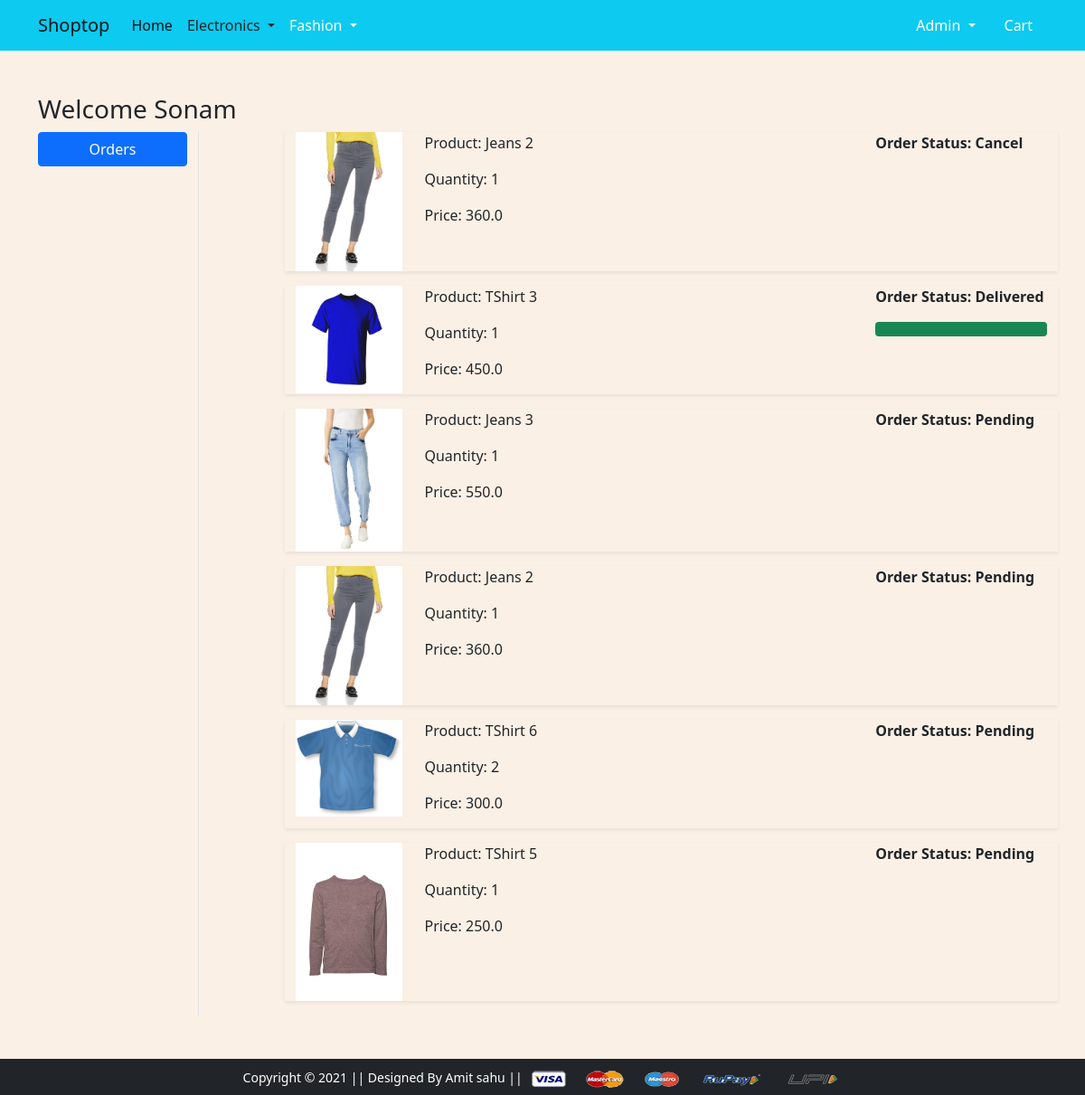
The app's page /orders/ (signed in), older data.
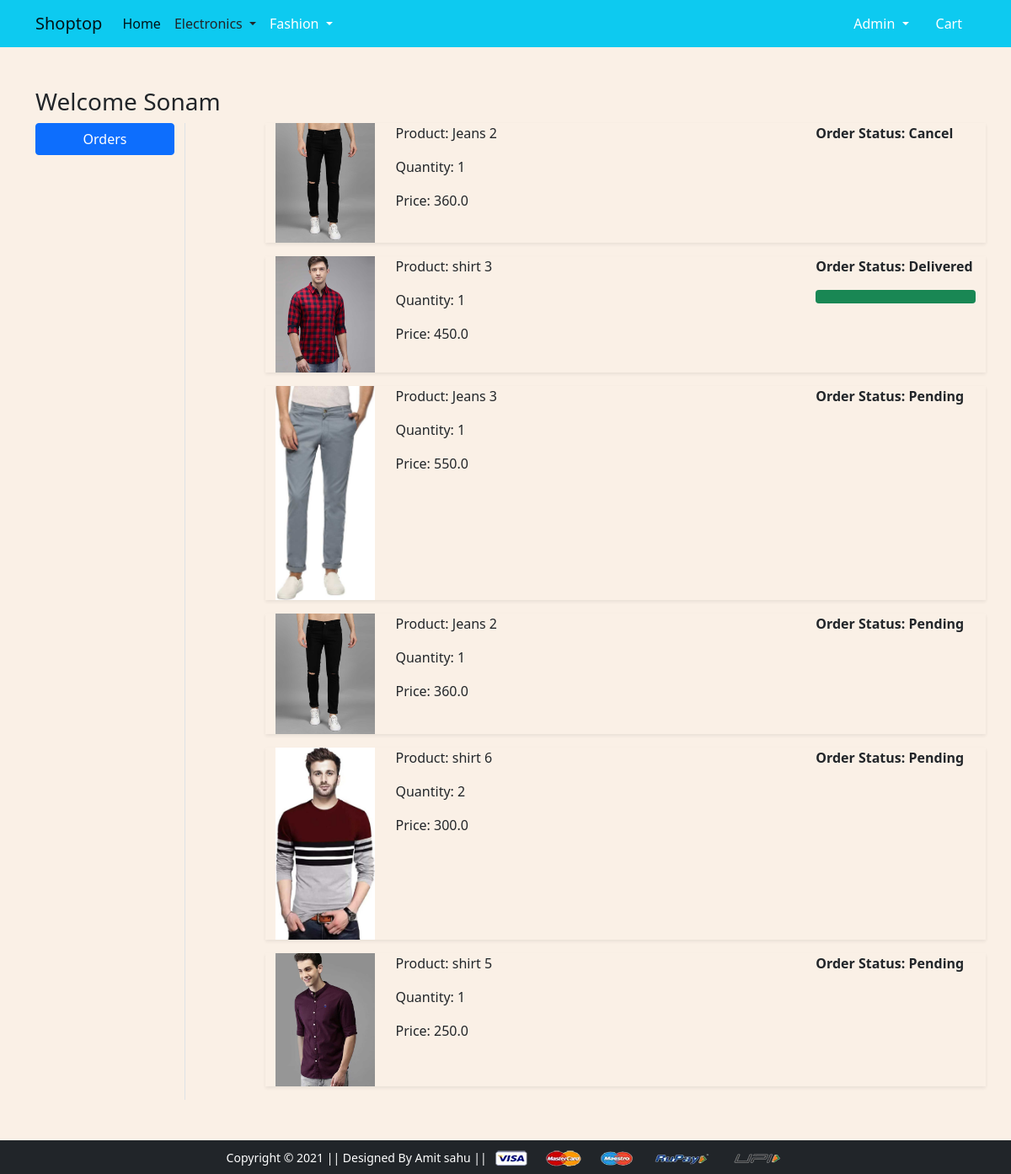
The same page, newer data.
### app/models.py (models this page shows, shortened)
class OrderPlaced(models.Model):
 user = models.ForeignKey(User, on_delete=models.CASCADE)
 customer = models.ForeignKey(Customer, on_delete=models.CASCADE)
 product = models.ForeignKey(Product, on_delete=models.CASCADE)
 quantity = models.PositiveIntegerField(default=1)
 ordered_date = models.DateTimeField(auto_now_add=True)
 status = models.CharField(max_length=50,choices=STATUS_CHOICES,default='Pending')
 @property
 def total_cost(self):
   return self.quantity * self.product.discounted_price

class Product(models.Model):
 title = models.CharField(max_length=100)
 selling_price = models.FloatField()
 discounted_price = models.FloatField()
 description = models.TextField()
 brand = models.CharField(max_length=100)
 category = models.CharField( choices=CATEGORY_CHOICES, max_length=2)
 product_image = models.ImageField(upload_to='productimg')

### app/views.py (the view)
# urls.py: path('orders/', views.orders, name='orders'),
@login_required
def orders(request):
	op = OrderPlaced.objects.filter(user=request.user)
	return render(request, 'app/orders.html', {'order_placed':op})

### app/templates/app/orders.html (shortened to what this page needs)
{% extends 'app/base.html' %}
{% load static %}
{% block main-content %}
<div class="container my-5">
 <div class="row">
 <h3>Welcome Sonam</h3>
  <div class="col-sm-2 border-end">
   <ul class="list-unstyled">
    <li class="d-grid"><a href="{% url 'orders' %}" class="btn btn-primary">Orders</a></li>
   </ul>
  </div>
  <div class="col-sm-9 offset-sm-1">
  {% for op in order_placed %}
   <div class="row shadow-sm mb-3">
    <div class="col-sm-2">
     <img src="{{op.product.product_image.url}}" alt="" srcset="" class="img-fluid" height="150" width="150">
    </div>
    <div class="col-sm-7">
     <p>Product: {{op.product.title}}</p>
     <p>Quantity: {{op.quantity}}</p>
     <p>Price: {{op.total_cost}}</p>
    </div>
    <div class="col-sm-3 fw-bold">
     <p>Order Status: {{op.status}}</p>
      {% if op.status == 'Delivered' %}
      <div class="progress">
       <div class="progress-bar bg-success" role="progressbar" style="width: 100%" aria-valuenow="100" aria-valuemin="0" aria-valuemax="100"></div>
      </div>
      {% endif %}
    </div>
   </div>
   {% endfor %}
  </div>
 </div>
</div>
{% endblock main-content %}

Row changes from the older to the newer data that the page shows:
changed through a linked row, OrderPlaced "Cancel": product.product_image: a different picture
changed through a linked row, OrderPlaced "Delivered": product.product_image: a different picture; product "TShirt 3" → "shirt 3"
changed through a linked row, OrderPlaced "Jeans 3": product.product_image: a different picture
changed through a linked row, OrderPlaced (number 4 of 6 on the later page): product.product_image: a different picture
changed through a linked row, OrderPlaced: product.product_image: a different picture; product "TShirt 6" → "shirt 6"
changed through a linked row, OrderPlaced: product.product_image: a different picture; product "TShirt 5" → "shirt 5"
